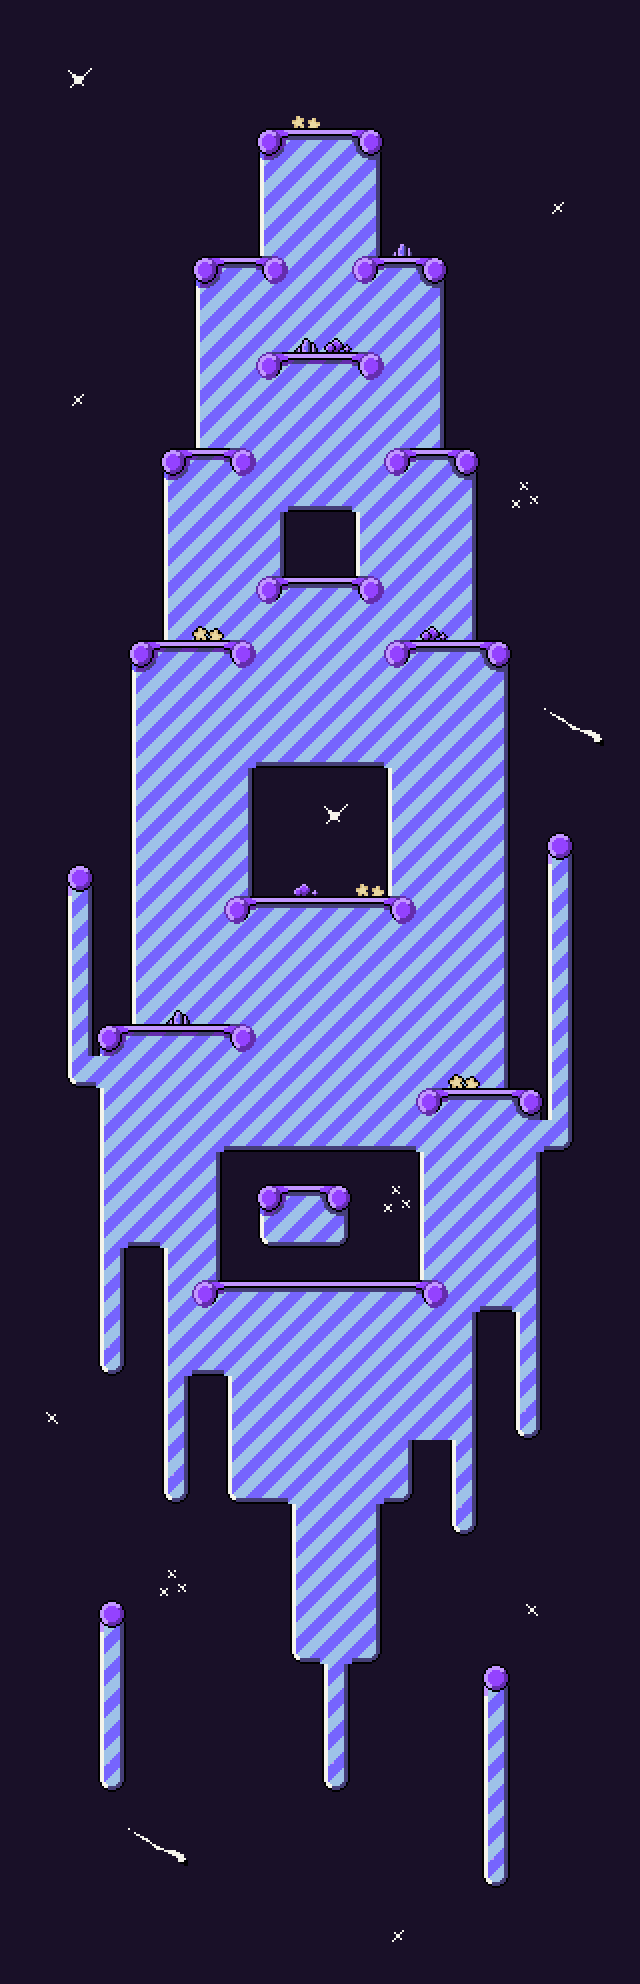

A 2D game scene composited from a Tiled map and its tileset images. What follows is a short description and the map's XML, with every tile layer's data as written:
An orthogonal 20x62 tile map with 32x32 px tiles, 1 tile layer (Tile Layer 1).

<map version="1.2" tiledversion="1.3.1" orientation="orthogonal" renderorder="right-down" compressionlevel="-1" width="20" height="62" tilewidth="32" tileheight="32" infinite="0" nextlayerid="2" nextobjectid="1">
 <tileset firstgid="1" source="../tiles/World3.tsx" />
 <layer id="1" name="Tile Layer 1" width="20" height="62">
  <data encoding="csv">
3,3,3,3,3,3,3,3,3,3,3,3,3,3,3,3,3,3,3,3,
3,3,3,3,3,3,3,3,3,3,3,3,3,3,3,3,3,3,3,3,
3,3,12,3,3,3,3,3,3,3,3,3,3,3,3,3,3,3,3,3,
3,3,3,3,3,3,3,3,3,27,3,3,3,3,3,3,3,3,3,3,
3,3,3,3,3,3,3,3,32,33,33,34,3,3,3,3,3,3,3,3,
3,3,3,3,3,3,3,3,47,48,48,49,3,3,3,3,3,3,3,3,
3,3,3,3,3,3,3,3,47,48,48,49,3,3,3,3,3,74,3,3,
3,3,3,3,3,3,3,3,47,48,48,49,29,3,3,3,3,3,3,3,
3,3,3,3,3,3,32,33,79,48,48,77,33,34,3,3,3,3,3,3,
3,3,3,3,3,3,47,48,48,48,48,48,48,49,3,3,3,3,3,3,
3,3,3,3,3,3,47,48,48,44,43,48,48,49,3,3,3,3,3,3,
3,3,3,3,3,3,47,48,77,78,78,79,48,49,3,3,3,3,3,3,
3,3,74,3,3,3,47,48,48,48,48,48,48,49,3,3,3,3,3,3,
3,3,3,3,3,3,47,48,48,48,48,48,48,49,3,3,3,3,3,3,
3,3,3,3,3,32,78,79,48,48,48,48,77,33,34,3,3,3,3,3,
3,3,3,3,3,47,48,48,48,63,63,48,48,48,49,3,13,3,3,3,
3,3,3,3,3,47,48,48,49,3,3,47,48,48,49,3,3,3,3,3,
3,3,3,3,3,47,48,48,49,3,3,47,48,48,49,3,3,3,3,3,
3,3,3,3,3,47,48,48,77,33,33,79,48,48,49,3,3,3,3,3,
3,3,3,3,3,47,42,48,48,48,48,48,48,43,49,3,3,3,3,3,
3,3,3,3,32,78,78,79,48,48,48,48,77,33,33,34,3,3,3,3,
3,3,3,3,47,48,48,48,48,48,48,48,48,48,48,49,3,3,3,3,
3,3,3,3,47,48,48,48,48,48,48,48,48,48,48,49,3,57,58,3,
3,3,3,3,47,48,48,48,63,63,63,63,48,48,48,49,3,72,73,3,
3,3,3,3,47,48,48,49,3,3,3,3,47,48,48,49,3,3,3,3,
3,3,3,3,47,48,48,49,3,3,12,3,47,48,48,49,3,3,3,3,
3,3,3,3,47,48,48,49,3,3,3,3,47,48,48,49,3,65,3,3,
3,3,65,3,47,48,48,49,3,28,3,27,47,48,48,49,3,81,3,3,
3,3,81,3,47,48,48,77,33,33,33,33,79,48,48,49,3,81,3,3,
3,3,81,3,47,48,48,48,48,48,48,48,48,48,48,49,3,81,3,3,
3,3,81,3,47,48,48,48,48,48,48,48,48,48,48,49,3,81,3,3,
3,3,81,3,47,44,48,48,48,48,48,48,48,48,48,49,3,81,3,3,
3,3,81,32,78,78,78,79,48,48,48,48,48,48,48,49,3,81,3,3,
3,3,62,48,48,48,48,48,48,48,48,48,48,48,42,49,3,81,3,3,
3,3,3,47,48,48,48,48,48,48,48,48,48,77,33,33,34,81,3,3,
3,3,3,47,48,48,48,63,63,63,63,63,63,48,48,48,48,64,3,3,
3,3,3,47,48,48,49,3,3,3,3,3,3,47,48,48,49,3,3,3,
3,3,3,47,48,48,49,3,32,33,34,3,13,47,48,48,49,3,3,3,
3,3,3,47,63,48,49,3,62,63,64,3,3,47,48,48,49,3,3,3,
3,3,3,81,3,47,49,3,3,3,3,3,3,47,48,48,49,3,3,3,
3,3,3,81,3,47,77,33,33,33,33,33,33,79,48,63,49,3,3,3,
3,3,3,81,3,47,48,48,48,48,48,48,48,48,49,3,81,3,3,3,
3,3,3,66,3,47,63,48,48,48,48,48,48,48,49,3,81,3,3,3,
3,3,3,3,3,81,3,47,48,48,48,48,48,48,49,3,81,3,3,3,
3,59,3,3,3,81,3,47,48,48,48,48,48,48,49,3,66,3,3,3,
3,3,3,3,3,81,3,47,48,48,48,48,49,3,81,3,3,3,3,3,
3,3,3,3,3,66,3,62,63,48,48,48,64,3,81,3,3,3,3,3,
3,3,3,3,3,3,3,3,3,47,48,49,3,3,66,3,3,3,3,3,
3,3,3,3,3,3,3,3,3,47,48,49,3,3,3,3,3,3,3,3,
3,3,3,3,3,13,3,3,3,47,48,49,3,3,3,3,3,3,3,3,
3,3,3,65,3,3,3,3,3,47,48,49,3,3,3,3,59,3,3,3,
3,3,3,81,3,3,3,3,3,62,48,64,3,3,3,3,3,3,3,3,
3,3,3,81,3,3,3,3,3,3,81,3,3,3,3,65,3,3,3,3,
3,3,3,81,3,3,3,3,3,3,81,3,3,3,3,81,3,3,3,3,
3,3,3,81,3,3,3,3,3,3,81,3,3,3,3,81,3,3,3,3,
3,3,3,66,3,3,3,3,3,3,66,3,3,3,3,81,3,3,3,3,
3,3,3,3,3,3,3,3,3,3,3,3,3,3,3,81,3,3,3,3,
3,3,3,3,57,58,3,3,3,3,3,3,3,3,3,81,3,3,3,3,
3,3,3,3,72,73,3,3,3,3,3,3,3,3,3,66,3,3,3,3,
3,3,3,3,3,3,3,3,3,3,3,3,3,3,3,3,3,3,3,3,
3,3,3,3,3,3,3,3,3,3,3,3,74,3,3,3,3,3,3,3,
3,3,3,3,3,3,3,3,3,3,3,3,3,3,3,3,3,3,3,3
</data>
 </layer>
</map>
